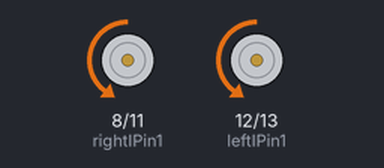
Bench run of a sketch on a simulated Arduino Uno, built with avr-gcc and run on an emulated ATmega328P. On the bench: motor-driver pin pairs drawn as motors (green arrow = first pin HIGH = forward, orange = second pin HIGH = backward, longer = more drive, scaled by the enable pin).

Above: at 5.0 s.
At 16.0 s:
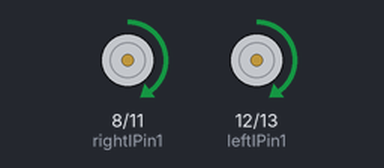
At 22.5 s:
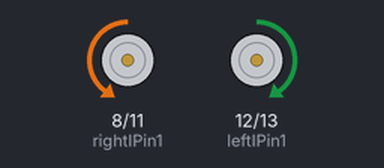
At 26.5 s:
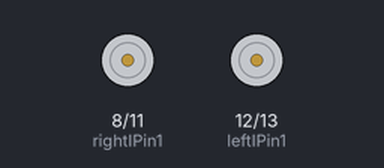
Timing chart, 0 to 36.4 s (numbered marks = the images above):
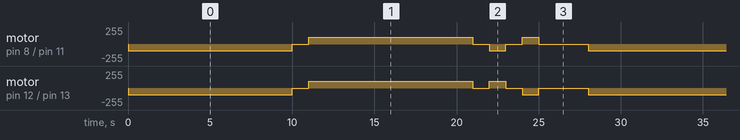

Measured:
- by itself, motor on pin 12 (leftIPin1) / pin 13 (leftIPin2): repeats every 28.0 s: stopped 1.0 s, forward 100/255 10.0 s, stopped 1.0 s, forward 100/255 1.0 s, stopped 1.0 s, backward 100/255 1.0 s, stopped 3.0 s, backward 100/255 10.0 s
- by itself, motor on pin 8 (rightIPin1) / pin 11 (rightIPin2): repeats every 28.0 s: stopped 1.0 s, forward 100/255 10.0 s, stopped 1.0 s, backward 100/255 1.0 s, stopped 1.0 s, forward 100/255 1.0 s, stopped 3.0 s, backward 100/255 10.0 s

The sketch:

DriveTest.ino
```cpp
// Motor1 = right, Motor2 = left

int leftIPin1 = 12;
int leftIPin2 = 13;
int leftSpeedPin = 10; // enable motor A
boolean leftInvert = true;

int rightIPin1 = 8;
int rightIPin2 = 11;
int rightSpeedPin = 9; // Enable motor B
boolean rightInvert = false;

void setup() {
  pinMode(leftIPin1, OUTPUT);
  pinMode(leftIPin2, OUTPUT);
  pinMode(leftSpeedPin, OUTPUT);
  pinMode(rightIPin1, OUTPUT);
  pinMode(rightIPin2, OUTPUT);
  pinMode(rightSpeedPin, OUTPUT);
  stop();
}

////////////////////////////

void forward(int leftSpeed, int rightSpeed) {
  digitalWrite(leftIPin1,  !leftInvert);
  digitalWrite(leftIPin2,  leftInvert);
  digitalWrite(rightIPin1, rightInvert);
  digitalWrite(rightIPin2, !rightInvert);
  analogWrite(leftSpeedPin,  leftSpeed);
  analogWrite(rightSpeedPin, rightSpeed);
}
void backward(int leftSpeed, int rightSpeed) {
  digitalWrite(leftIPin1,  leftInvert);
  digitalWrite(leftIPin2,  !leftInvert);
  digitalWrite(rightIPin1, !rightInvert);
  digitalWrite(rightIPin2, rightInvert);
  analogWrite(leftSpeedPin,  leftSpeed);
  analogWrite(rightSpeedPin, rightSpeed);
}

void left(int leftSpeed, int rightSpeed) {
  digitalWrite(leftIPin1,  leftInvert);
  digitalWrite(leftIPin2,  !leftInvert);
  digitalWrite(rightIPin1, rightInvert);
  digitalWrite(rightIPin2, !rightInvert);
  analogWrite(leftSpeedPin,  leftSpeed);
  analogWrite(rightSpeedPin, rightSpeed);
}
void right(int leftSpeed, int rightSpeed) {
  digitalWrite(leftIPin1,  !leftInvert);
  digitalWrite(leftIPin2,  leftInvert);
  digitalWrite(rightIPin1, !rightInvert);
  digitalWrite(rightIPin2, rightInvert);
  analogWrite(leftSpeedPin,  leftSpeed);
  analogWrite(rightSpeedPin, rightSpeed);
}

void stop() {
  digitalWrite(leftSpeedPin,  LOW);
  digitalWrite(rightSpeedPin, LOW);
}

//////////////////////////////

int SPEED = 100;

void loop() {
  forward(SPEED, SPEED);
  delay(10000);
  stop();
  delay(1000);

  backward(SPEED, SPEED);
  delay(10000);
  stop();
  delay(1000);

  left(SPEED, SPEED);
  delay(1000);
  stop();
  delay(1000);

  right(SPEED, SPEED);
  delay(1000);
  stop();
  delay(3000);
}
```
